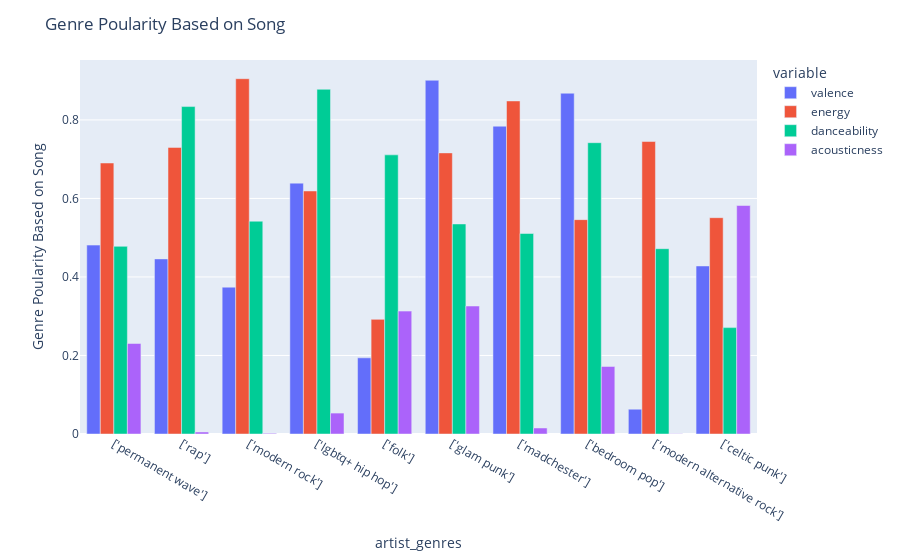

Notebook code for this chart:
### Code cell
#top10_genres= genre_df.nlargest(10, 'song_popularity')

fig = px.bar(new_genre, x='artist_genres', y=['valence', 'energy', 'danceability', 'acousticness'], barmode='group')


fig.update_layout(
    title="Genre Poularity Based on Song",
    yaxis = dict(
        tickmode = 'linear',
        title="Genre Poularity Based on Song",
        tick0 = 0,
        dtick = 0.2
    )
)
fig.show()

### Figure 1 — Plotly figure (JSON) as saved in the notebook; plotly's stock layout.template omitted (floating-point values rounded to 4 significant figures)
{"data": [{"alignmentgroup": "True", "hovertemplate": "variable=valence<br>artist_genres=%{x}<br>value=%{y}<extra></extra>", "legendgroup": "valence", "marker": {"color": "#636efa", "pattern": {"shape": ""}}, "name": "valence", "offsetgroup": "valence", "orientation": "v", "showlegend": true, "textposition": "auto", "type": "bar", "x": ["['permanent wave']", "['rap']", "['modern rock']", "['lgbtq+ hip hop']", "['folk']", "['glam punk']", "['madchester']", "['bedroom pop']", "['modern alternative rock']", "['celtic punk']"], "xaxis": "x", "y": [0.4811, 0.446, 0.374, 0.639, 0.194, 0.901, 0.784, 0.868, 0.0631, 0.428], "yaxis": "y"}, {"alignmentgroup": "True", "hovertemplate": "variable=energy<br>artist_genres=%{x}<br>value=%{y}<extra></extra>", "legendgroup": "energy", "marker": {"color": "#EF553B", "pattern": {"shape": ""}}, "name": "energy", "offsetgroup": "energy", "orientation": "v", "showlegend": true, "textposition": "auto", "type": "bar", "x": ["['permanent wave']", "['rap']", "['modern rock']", "['lgbtq+ hip hop']", "['folk']", "['glam punk']", "['madchester']", "['bedroom pop']", "['modern alternative rock']", "['celtic punk']"], "xaxis": "x", "y": [0.6903, 0.73, 0.905, 0.619, 0.292, 0.716, 0.8483, 0.546, 0.745, 0.551], "yaxis": "y"}, {"alignmentgroup": "True", "hovertemplate": "variable=danceability<br>artist_genres=%{x}<br>value=%{y}<extra></extra>", "legendgroup": "danceability", "marker": {"color": "#00cc96", "pattern": {"shape": ""}}, "name": "danceability", "offsetgroup": "danceability", "orientation": "v", "showlegend": true, "textposition": "auto", "type": "bar", "x": ["['permanent wave']", "['rap']", "['modern rock']", "['lgbtq+ hip hop']", "['folk']", "['glam punk']", "['madchester']", "['bedroom pop']", "['modern alternative rock']", "['celtic punk']"], "xaxis": "x", "y": [0.478, 0.834, 0.542, 0.878, 0.711, 0.535, 0.5107, 0.742, 0.472, 0.271], "yaxis": "y"}, {"alignmentgroup": "True", "hovertemplate": "variable=acousticness<br>artist_genres=%{x}<br>value=%{y}<extra></extra>", "legendgroup": "acousticness", "marker": {"color": "#ab63fa", "pattern": {"shape": ""}}, "name": "acousticness", "offsetgroup": "acousticness", "orientation": "v", "showlegend": true, "textposition": "auto", "type": "bar", "x": ["['permanent wave']", "['rap']", "['modern rock']", "['lgbtq+ hip hop']", "['folk']", "['glam punk']", "['madchester']", "['bedroom pop']", "['modern alternative rock']", "['celtic punk']"], "xaxis": "x", "y": [0.2305, 0.00513, 0.00172, 0.0533, 0.313, 0.326, 0.01531, 0.172, 0.000607, 0.582], "yaxis": "y"}], "layout": {"barmode": "group", "legend": {"title": {"text": "variable"}, "tracegroupgap": 0}, "margin": {"t": 60}, "title": {"text": "Genre Poularity Based on Song"}, "xaxis": {"anchor": "y", "domain": [0, 1], "title": {"text": "artist_genres"}}, "yaxis": {"anchor": "x", "domain": [0, 1], "dtick": 0.2, "tick0": 0, "tickmode": "linear", "title": {"text": "Genre Poularity Based on Song"}}}}
